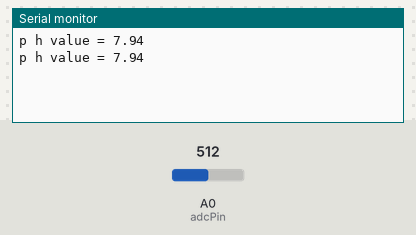
The sketch below on a simulated Arduino Uno, built with avr-gcc and run on an emulated ATmega328P. On the bench: the last lines printed to the serial monitor. The inputs (shaded band) are chosen by the test bench; at power-on: A0 (adcPin) = 512.

Above: at 5.8 s.
5.9 s: A0 (adcPin) set to 716
At 10.8 s:
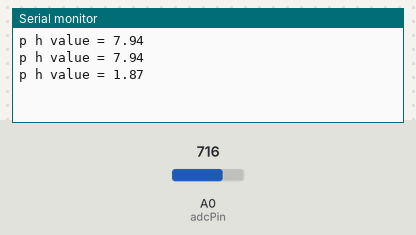
11.9 s: A0 (adcPin) set to 900
At 15.8 s:
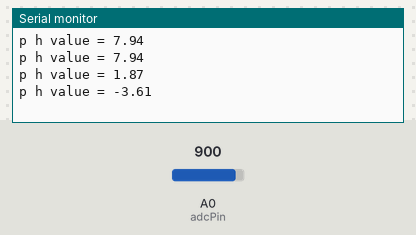
Timing chart, 0 to 17.3 s (numbered marks = the images above; inputs shaded):
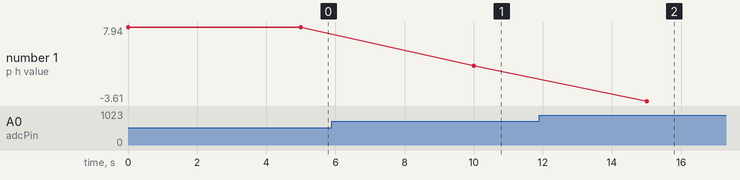

The sketch:

Ph_Sensor.ino
```cpp
#include <Arduino.h>
const int adcPin = A0;

// calculate your own m using ph_calibrate.ino
// When using the buffer solution of pH4 for calibration, m can be derived as:
 // m = (pH7 - pH4) / (Vph7 - Vph4)
const float m = -6.0994;

void setup()
{
   Serial.begin(115200);
}

void loop()
{
   float Po = analogRead(adcPin) * 5.0 / 1024;
   float phValue = 7.2 - (2.622 - Po) * m;
   Serial.print("p h value = ");
   Serial.println(phValue);
   delay(5000);
}
```

Measured:
- after the input at 5.9 s, the serial monitor: prints a new line after 4.1 s (image 1)
- after the input at 11.9 s, the serial monitor: prints a new line after 3.1 s (image 2)
- plotted number 1: 7.94 → 1.87 after the input at 5.9 s, 1.87 → -3.61 after the input at 11.9 s
